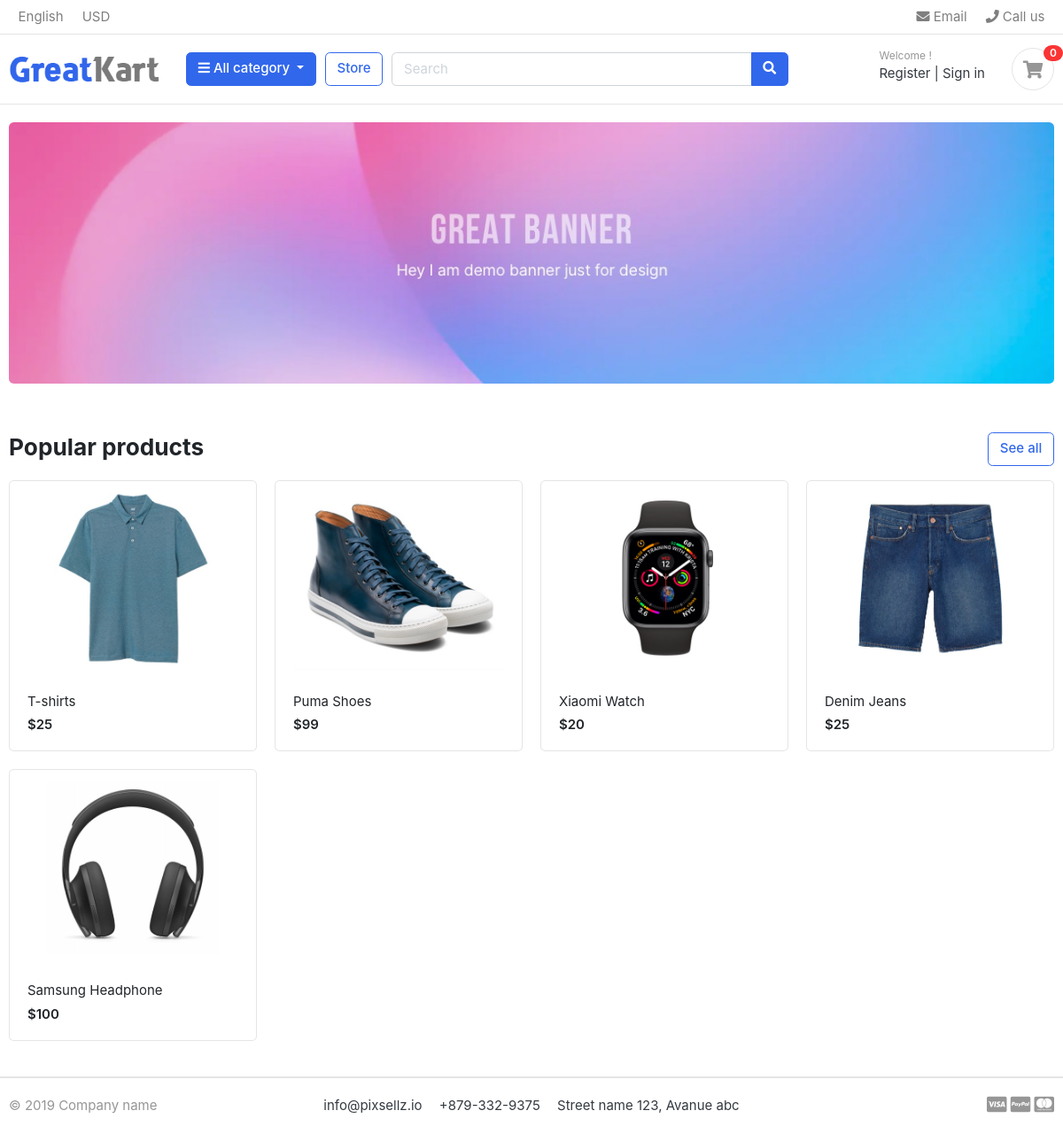
The page / on the database its author committed.
### frontpage/models.py (models this page shows, shortened)
class Product(models.Model):
    product_name = models.CharField(max_length=100)
    slug = models.SlugField(max_length=100)
    category = models.ForeignKey(Category, on_delete=models.CASCADE)
    price = models.IntegerField()
    description = models.TextField()
    images = models.ImageField(upload_to='media/products', blank=True, null=True)
    quantity = models.PositiveIntegerField(validators=[MinValueValidator(0), MaxValueValidator(100)])
    is_stock = models.BooleanField(default=False)
    created_at = models.DateTimeField(auto_now_add=True)
    updated_at = models.DateTimeField(auto_now_add=True)

### frontpage/views.py (the view)
# urls.py: path('', home, name='home'),
def home(request):
    categories = Category.objects.all()
    products = Product.objects.filter(is_stock=True)
    context = {
        'products': products,
        'categories': categories,
    }
    return render(request, 'index.html', context)

### frontpage/context_processors.py (called while the page is built)
def category_links(request):
    links = Category.objects.all()
    return dict(links=links)

def cart_counter(request):
    cart_count = 0
    if 'admin' in request.path:
        return {}
    else:
        try:
            cart = Cart.objects.filter(cart_id=_cart_id(request))
            cart_items = CartItem.objects.all().filter(cart=cart[:1])
            for cart_item in cart_items:
                cart_count += cart_item.quantity
        except Cart.DoesNotExist:
            cart_item = 0
    return dict(cart_count=cart_count)

### frontpage/views.py (called while the page is built)
def _cart_id(request):
    cart = request.session.session_key
    if not cart:
        cart = request.session.create()
    return cart

### templates/index.html
{% extends 'base.html' %}
{% load static %}
{% block content %}
<section class="section-intro padding-y-sm">
<div class="container">
<div class="intro-banner-wrap">
	<img src="{% static 'images/banners/1.jpg' %}" class="img-fluid rounded">
</div>
</div>
</section>
<section class="section-name padding-y-sm">
<div class="container">
<header class="section-heading">
	<a href="{% url 'store' %}" class="btn btn-outline-primary float-right">See all</a>
	<h3 class="section-title">Popular products</h3>
</header>
<div class="row">
	{% for product in products %}
		<div class="col-md-3">
			<div class="card card-product-grid">
				<a href="{% url 'products_detail' product.category.slug product.slug %}" class="img-wrap"> <img src="{{ product.images.url }}"> </a>
				<figcaption class="info-wrap">
					<a href="{% url 'products_detail' product.category.slug product.slug %}" class="title">{{ product.product_name }}</a>
					<div class="price mt-1">${{ product.price }}</div>
				</figcaption>
			</div>
		</div>
	{% endfor %}
</div>
</div>
</section>
{% endblock %}

### templates/base.html (shortened to what this page needs)
{% load static %}
<!DOCTYPE HTML>
<html lang="en">
<head>
<link href="{% static 'css/bootstrap.css' %}" rel="stylesheet" type="text/css"/>
<link href="{% static 'fonts/fontawesome/css/all.min.css' %}" type="text/css" rel="stylesheet">
<link href="{% static 'css/ui.css' %}" rel="stylesheet" type="text/css"/>
<link href="{% static 'css/responsive.css' %}" rel="stylesheet" media="only screen and (max-width: 1200px)" />
<link rel="stylesheet" href="//code.jquery.com/ui/1.12.1/themes/base/jquery-ui.css">
</head>
<body>
    <header class="section-header">
        <nav class="navbar p-md-0 navbar-expand-sm navbar-light border-bottom">
        <div class="container">
          <div class="collapse navbar-collapse" id="navbarTop4">
            <ul class="navbar-nav mr-auto">
                <li class="nav-item dropdown">
                     <a href="#" class="nav-link">   English </a>
                </li>
                <li class="nav-item dropdown">
                    <a href="#" class="nav-link"> USD </a>
                </li>
            </ul>
            <ul class="navbar-nav">
                <li><a href="#" class="nav-link"> <i class="fa fa-envelope"></i> Email </a></li>
                <li><a href="#" class="nav-link"> <i class="fa fa-phone"></i> Call us </a></li>
            </ul>
          </div>
        </div>
        </nav>
        <section class="header-main border-bottom">
            <div class="container">
        <div class="row align-items-center">
            <div class="col-lg-2 col-md-3 col-6">
                <a href="{% url 'home' %}" class="brand-wrap">
                    <img class="logo" src="{% static 'images/logo.png' %}">
                </a>
            </div>
            <div class="col-lg col-sm col-md col-6 flex-grow-0">
                <div class="category-wrap dropdown d-inline-block float-right">
                    <button type="button" class="btn btn-primary dropdown-toggle" data-toggle="dropdown">
                        <i class="fa fa-bars"></i> All category
                    </button>
                </div>
            </div>
            <a href="{% url 'store' %}" class="btn btn-outline-primary">Store</a>
            <div class="col-lg  col-md-6 col-sm-12 col">
                <form action="/search" class="search" method="POST">
                    <div class="input-group w-100">
                        <input type="text" class="form-control" id="tags" name="search_keyword" style="width:60%;" placeholder="Search">
                        <div class="input-group-append">
                          <button class="btn btn-primary" type="submit">
                            <i class="fa fa-search"></i>
                          </button>
                        </div>
                    </div>
                </form>
            </div>
            <div class="col-lg-3 col-sm-6 col-8 order-2 order-lg-3">
                        <div class="d-flex justify-content-end mb-3 mb-lg-0">
                            <div class="widget-header">
                                <small class="title text-muted">Welcome {{ user.username }}!</small>
                                <div>
                                    {% if user.is_authenticated %}
                                        {{ user.username }} <span class="dark-transp"> | </span>
                                        <a href="{% url 'login' %}">logout</a> <span class="dark-transp"> </span>
                                    {% else %}
                                        <a href="{% url 'register' %}">Register</a> <span class="dark-transp"> | </span>
                                        <a href="{% url 'login' %}"> Sign in</a>
                                    {% endif %}
                                </div>
                            </div>
                            <a href="{% url 'cart_view' %}" class="widget-header pl-3 ml-3">
                                <div class="icon icon-sm rounded-circle border"><i class="fa fa-shopping-cart"></i></div>
                                <span class="badge badge-pill badge-danger notify">{{ cart_count }}</span>
                            </a>
                        </div>
                    </div>
        </div>
            </div>
        </section>
    </header>
    {% block content %}
    {% endblock %}
<footer class="section-footer border-top">
	<div class="container">
		<section class="footer-bottom border-top row">
			<div class="col-md-2">
				<p class="text-muted"> &copy 2019 Company name </p>
			</div>
			<div class="col-md-8 text-md-center">
				<span  class="px-2">info@pixsellz.io</span>
				<span  class="px-2">+879-332-9375</span>
				<span  class="px-2">Street name 123, Avanue abc</span>
			</div>
			<div class="col-md-2 text-md-right text-muted">
				<i class="fab fa-lg fa-cc-visa"></i>
				<i class="fab fa-lg fa-cc-paypal"></i>
				<i class="fab fa-lg fa-cc-mastercard"></i>
			</div>
		</section>
	</div>
</footer>
</body>
</html>

### static/css/ui.css (style rules this page uses)
html { font-family: "Inter", sans-serif; font-size: 15px; }
.img-wrap { text-align: center; display: block; }
.img-wrap img { max-width: 100%; }
.icon-xs, .icon-sm, .icon-md, .icon-lg { display: inline-block; text-align: center; flex-shrink: 0; flex-grow: 0; }
.icon-sm { width: 48px; height: 48px; line-height: 48px !important; font-size: 20px; }
.padding-y-sm { padding-top: 20px; padding-bottom: 20px; }
.section-heading { margin-bottom: 20px; margin-top: 15px; }
.section-title { color: #212529; }
p:last-child { margin-bottom: 0; }
.header-main { position: relative; padding-top: 1rem; padding-bottom: 1rem; }
.brand-wrap .logo, .navbar-brand .logo { margin-right: 7px; max-height: 42px; display: inline-block; }
.widget-header { display: inline-block; vertical-align: middle; position: relative; }
.widget-header a { color: #343a40; }
.widget-header i { color: #969696; }
.widget-header .title { display: block; }
.widget-header .notify { position: absolute; top: -3px; right: -10px; }
.footer-bottom { padding-top: 20px; padding-bottom: 20px; }
[class*=card-product] a.title { color: #212529; display: block; }
[class*=card-product] .img-wrap { overflow: hidden; position: relative; }
[class*=card-product] .img-wrap img { height: 100%; max-width: 100%; width: auto; display: inline-block; -o-object-fit: cover; object-fit: cover; }
.card-product-grid { margin-bottom: 20px; }
.card-product-grid .img-wrap { border-radius: 0.2rem 0.2rem 0 0; height: 220px; }
.card-product-grid .info-wrap { overflow: hidden; padding: 18px 20px; }
.card .img-wrap { overflow: hidden; }
.notify { position: absolute; top: -4px; right: -10px; display: inline-block; padding: 0.25em 0.6em; font-size: 12px; line-height: 1; text-align: center; border-radius: 3rem; color: #fff; background-color: #fa3434; }
.price { font-weight: 600; color: #212529; }

### rows shown on the page
Product: images (picture), product_name "T-shirts", price "25"
Product: images (picture), product_name "Puma Shoes", price "99"
Product: images (picture), product_name "Xiaomi Watch", price "20"
Product: images (picture), product_name "Denim Jeans", price "25"
Product: images (picture), product_name "Samsung Headphone", price "100"

### other values the page prints
{{ cart_count }} "0"
